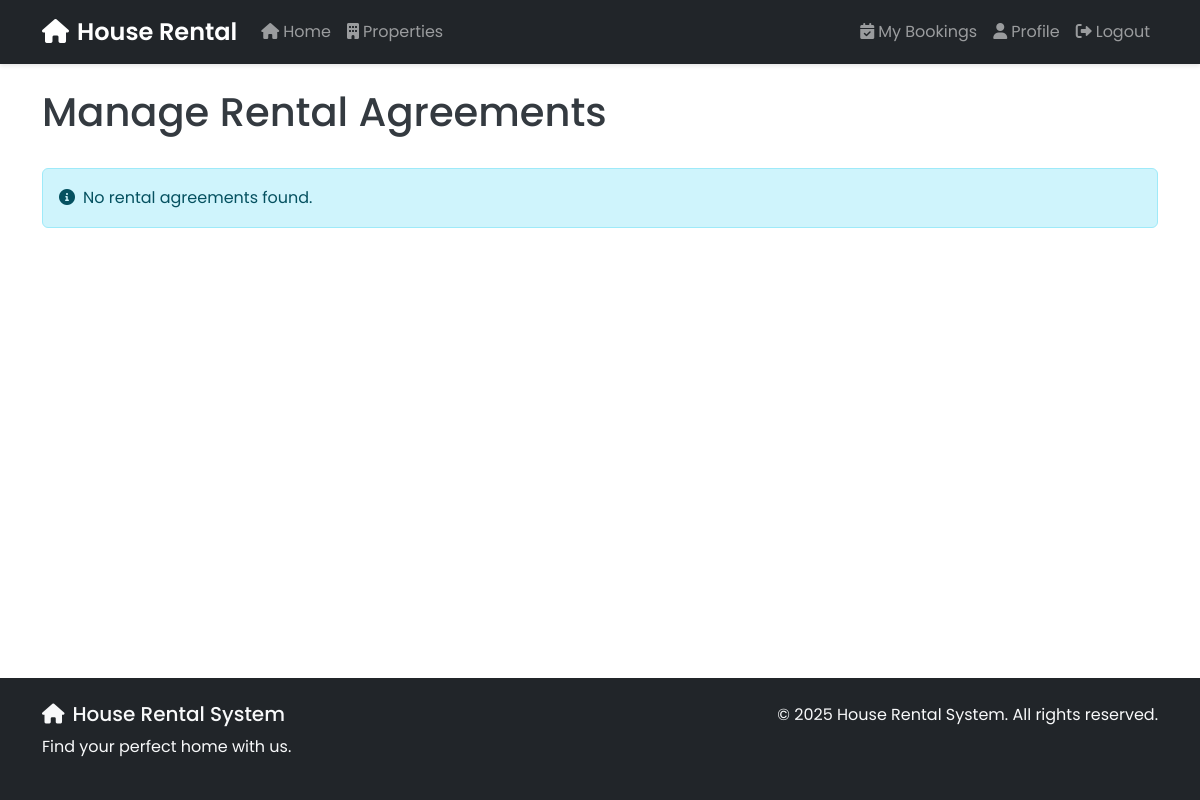
The app's page /bookings/admin/agreements/ (signed in), older data.
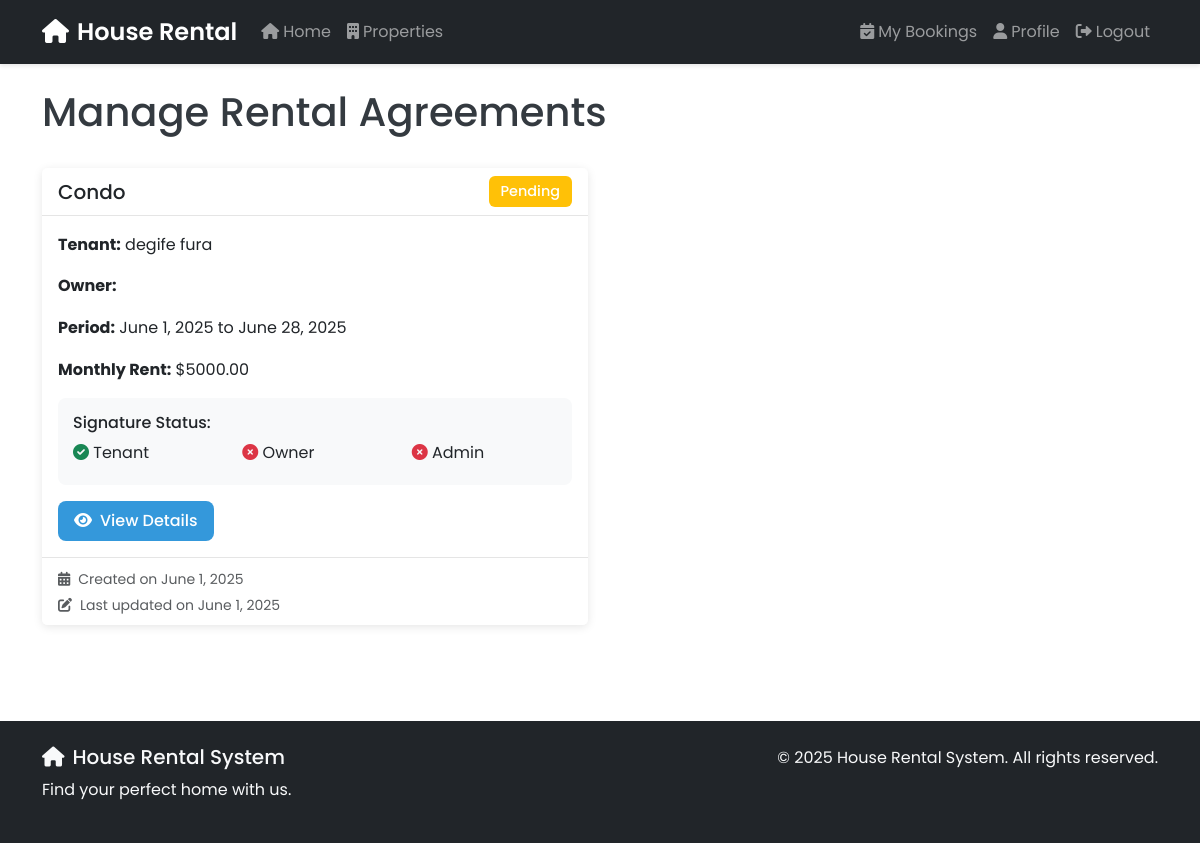
The same page, newer data.
### bookings/models.py (models this page shows, shortened)
class RentalAgreement(models.Model):
    STATUS_CHOICES = [
        ('pending', 'Pending'),
        ('approved', 'Approved'),
        ('rejected', 'Rejected'),
    ]
    property = models.ForeignKey(Property, on_delete=models.CASCADE)
    tenant = models.ForeignKey(User, on_delete=models.CASCADE, related_name='tenant_agreements')
    owner = models.ForeignKey(User, on_delete=models.CASCADE, related_name='owner_agreements')
    start_date = models.DateField()
    end_date = models.DateField()
    monthly_rent = models.DecimalField(max_digits=10, decimal_places=2)
    security_deposit = models.DecimalField(max_digits=10, decimal_places=2)
    terms_and_conditions = models.TextField()
    status = models.CharField(max_length=20, choices=STATUS_CHOICES, default='pending')
    admin_notes = models.TextField(blank=True, null=True)
    created_at = models.DateTimeField(auto_now_add=True)
    updated_at = models.DateTimeField(auto_now=True)
    signed_by_tenant = models.BooleanField(default=False)
    signed_by_owner = models.BooleanField(default=False)
    signed_by_admin = models.BooleanField(default=False)
    tenant_signature_date = models.DateTimeField(null=True, blank=True)
    owner_signature_date = models.DateTimeField(null=True, blank=True)
    admin_signature_date = models.DateTimeField(null=True, blank=True)

### properties/models.py (models this page shows, shortened)
class Property(models.Model):
    PROPERTY_TYPES = [
        ('house', 'House'),
        ('apartment', 'Apartment'),
        ('condo', 'Condominium'),
        ('townhouse', 'Townhouse'),
    ]
    title = models.CharField(max_length=200)
    description = models.TextField()
    property_type = models.CharField(max_length=20, choices=PROPERTY_TYPES)
    address = models.CharField(max_length=200)
    city = models.CharField(max_length=100)
    state = models.CharField(max_length=100)
    zip_code = models.CharField(max_length=20)
    price = models.DecimalField(max_digits=10, decimal_places=2, validators=[MinValueValidator(0)])
    bedrooms = models.PositiveIntegerField()
    bathrooms = models.DecimalField(max_digits=3, decimal_places=1)
    area = models.PositiveIntegerField(help_text='Area in square feet')
    is_available = models.BooleanField(default=True)
    is_featured = models.BooleanField(default=False)
    created_at = models.DateTimeField(auto_now_add=True)
    updated_at = models.DateTimeField(auto_now=True)
    owner = models.ForeignKey(User, on_delete=models.CASCADE, related_name='properties')
    terms_and_conditions = models.TextField(blank=True, help_text="Terms and conditions for renting this property")

### bookings/views.py (the view)
# urls.py: path('admin/agreements/', views.admin_agreements, name='admin_agreements'),
@staff_member_required
def admin_agreements(request):
    agreements = RentalAgreement.objects.all().order_by('-created_at')
    return render(request, 'bookings/admin_agreements.html', {
        'agreements': agreements
    })

### accounts/models.py (called while the page is built)
    @property
    def is_property_owner(self):
        return self.role == 'owner'

### templates/bookings/admin_agreements.html (shortened to what this page needs)
{% extends 'base.html' %}
{% block content %}
<div class="container">
    <div class="d-flex justify-content-between align-items-center mb-4">
        <h1>Manage Rental Agreements</h1>
    </div>
    {% if agreements %}
    <div class="row">
        {% for agreement in agreements %}
        <div class="col-md-6 mb-4">
            <div class="card h-100">
                <div class="card-header d-flex justify-content-between align-items-center">
                    <h5 class="card-title mb-0">{{ agreement.property.title }}</h5>
                    <span class="badge {% if agreement.status == 'pending' %}bg-warning
                                    {% elif agreement.status == 'approved' %}bg-success
                                    {% else %}bg-danger{% endif %}">
                        {{ agreement.get_status_display }}
                    </span>
                </div>
                <div class="card-body">
                    <div class="mb-3">
                        <p><strong>Tenant:</strong> {{ agreement.tenant.get_full_name }}</p>
                        <p><strong>Owner:</strong> {{ agreement.owner.get_full_name }}</p>
                        <p><strong>Period:</strong> {{ agreement.start_date }} to {{ agreement.end_date }}</p>
                        <p><strong>Monthly Rent:</strong> ${{ agreement.monthly_rent }}</p>
                    </div>
                    <div class="signature-status mb-3">
                        <h6>Signature Status:</h6>
                        <div class="row">
                            <div class="col-md-4">
                                <p class="mb-1">
                                    <i class="fas {% if agreement.signed_by_tenant %}fa-check-circle text-success{% else %}fa-times-circle text-danger{% endif %}"></i>
                                    Tenant
                                </p>
                            </div>
                            <div class="col-md-4">
                                <p class="mb-1">
                                    <i class="fas {% if agreement.signed_by_owner %}fa-check-circle text-success{% else %}fa-times-circle text-danger{% endif %}"></i>
                                    Owner
                                </p>
                            </div>
                            <div class="col-md-4">
                                <p class="mb-1">
                                    <i class="fas {% if agreement.signed_by_admin %}fa-check-circle text-success{% else %}fa-times-circle text-danger{% endif %}"></i>
                                    Admin
                                </p>
                            </div>
                        </div>
                    </div>
                    <div class="mt-3">
                        <a href="{% url 'view_agreement' agreement.id %}" class="btn btn-primary">
                            <i class="fas fa-eye me-2"></i>View Details
                        </a>
                    </div>
                </div>
                <div class="card-footer text-muted">
                    <small>
                        <i class="fas fa-calendar-alt me-2"></i>Created on {{ agreement.created_at|date:"F j, Y" }}
                        {% if agreement.updated_at != agreement.created_at %}
                        <br><i class="fas fa-edit me-2"></i>Last updated on {{ agreement.updated_at|date:"F j, Y" }}
                        {% endif %}
                    </small>
                </div>
            </div>
        </div>
        {% endfor %}
    </div>
    {% else %}
    <div class="alert alert-info">
        <i class="fas fa-info-circle me-2"></i>No rental agreements found.
    </div>
    {% endif %}
</div>
{% endblock %}

Row changes from the older to the newer data that the page shows:
added RentalAgreement: property "Condo", status "Pending", tenant.get_full_name "degife fura", start_date "June 1, 2025", end_date "June 28, 2025", monthly_rent "5000.00", signed_by_tenant True (drawn), signed_by_owner False (drawn), signed_by_admin False (drawn), created_at "June 1, 2025", updated_at "June 1, 2025"
Text that changed along with them:
text no longer shown: "No rental agreements found."
